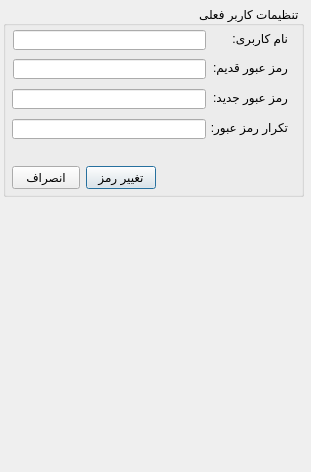
<?xml version="1.0" encoding="UTF-8"?>
<ui version="4.0">
 <class>usersWindow</class>
 <widget class="QMainWindow" name="usersWindow">
  <property name="windowModality">
   <enum>Qt::ApplicationModal</enum>
  </property>
  <property name="geometry">
   <rect>
    <x>0</x>
    <y>0</y>
    <width>311</width>
    <height>472</height>
   </rect>
  </property>
  <property name="minimumSize">
   <size>
    <width>311</width>
    <height>142</height>
   </size>
  </property>
  <property name="maximumSize">
   <size>
    <width>10000</width>
    <height>10000</height>
   </size>
  </property>
  <property name="windowTitle">
   <string>تنظیمات کاربران</string>
  </property>
  <property name="windowIcon">
   <iconset>
    <normaloff>../icons/login.png</normaloff>../icons/login.png</iconset>
  </property>
  <property name="toolTipDuration">
   <number>0</number>
  </property>
  <property name="layoutDirection">
   <enum>Qt::RightToLeft</enum>
  </property>
  <property name="documentMode">
   <bool>false</bool>
  </property>
  <widget class="QWidget" name="centralwidget">
   <widget class="QGroupBox" name="mainGroupBox">
    <property name="geometry">
     <rect>
      <x>3</x>
      <y>6</y>
      <width>301</width>
      <height>191</height>
     </rect>
    </property>
    <property name="title">
     <string>تنظیمات کاربر فعلی</string>
    </property>
    <widget class="QPushButton" name="cancelPushButton">
     <property name="geometry">
      <rect>
       <x>9</x>
       <y>160</y>
       <width>68</width>
       <height>23</height>
      </rect>
     </property>
     <property name="text">
      <string>انصراف</string>
     </property>
    </widget>
    <widget class="QPushButton" name="savePushButton">
     <property name="geometry">
      <rect>
       <x>83</x>
       <y>160</y>
       <width>70</width>
       <height>23</height>
      </rect>
     </property>
     <property name="focusPolicy">
      <enum>Qt::StrongFocus</enum>
     </property>
     <property name="text">
      <string>تغییر رمز</string>
     </property>
     <property name="autoDefault">
      <bool>false</bool>
     </property>
     <property name="default">
      <bool>true</bool>
     </property>
    </widget>
    <widget class="QLabel" name="userLabel">
     <property name="geometry">
      <rect>
       <x>184</x>
       <y>22</y>
       <width>101</width>
       <height>20</height>
      </rect>
     </property>
     <property name="text">
      <string>نام کاربری:</string>
     </property>
    </widget>
    <widget class="QLabel" name="passLabel">
     <property name="geometry">
      <rect>
       <x>203</x>
       <y>51</y>
       <width>82</width>
       <height>20</height>
      </rect>
     </property>
     <property name="text">
      <string>رمز عبور قدیم:</string>
     </property>
    </widget>
    <widget class="QLineEdit" name="userLineEdit">
     <property name="geometry">
      <rect>
       <x>10</x>
       <y>24</y>
       <width>193</width>
       <height>20</height>
      </rect>
     </property>
     <property name="text">
      <string/>
     </property>
     <property name="readOnly">
      <bool>true</bool>
     </property>
    </widget>
    <widget class="QLineEdit" name="oldPassLineEdit">
     <property name="geometry">
      <rect>
       <x>10</x>
       <y>53</y>
       <width>193</width>
       <height>20</height>
      </rect>
     </property>
     <property name="inputMask">
      <string/>
     </property>
     <property name="echoMode">
      <enum>QLineEdit::Password</enum>
     </property>
    </widget>
    <widget class="QLabel" name="messageLabel">
     <property name="geometry">
      <rect>
       <x>12</x>
       <y>140</y>
       <width>207</width>
       <height>16</height>
      </rect>
     </property>
     <property name="palette">
      <palette>
       <active>
        <colorrole role="WindowText">
         <brush brushstyle="SolidPattern">
          <color alpha="255">
           <red>255</red>
           <green>0</green>
           <blue>0</blue>
          </color>
         </brush>
        </colorrole>
        <colorrole role="Text">
         <brush brushstyle="SolidPattern">
          <color alpha="255">
           <red>0</red>
           <green>0</green>
           <blue>0</blue>
          </color>
         </brush>
        </colorrole>
        <colorrole role="ButtonText">
         <brush brushstyle="SolidPattern">
          <color alpha="255">
           <red>0</red>
           <green>0</green>
           <blue>0</blue>
          </color>
         </brush>
        </colorrole>
        <colorrole role="PlaceholderText">
         <brush brushstyle="SolidPattern">
          <color alpha="128">
           <red>255</red>
           <green>0</green>
           <blue>0</blue>
          </color>
         </brush>
        </colorrole>
       </active>
       <inactive>
        <colorrole role="WindowText">
         <brush brushstyle="SolidPattern">
          <color alpha="255">
           <red>255</red>
           <green>0</green>
           <blue>0</blue>
          </color>
         </brush>
        </colorrole>
        <colorrole role="Text">
         <brush brushstyle="SolidPattern">
          <color alpha="255">
           <red>0</red>
           <green>0</green>
           <blue>0</blue>
          </color>
         </brush>
        </colorrole>
        <colorrole role="ButtonText">
         <brush brushstyle="SolidPattern">
          <color alpha="255">
           <red>0</red>
           <green>0</green>
           <blue>0</blue>
          </color>
         </brush>
        </colorrole>
        <colorrole role="PlaceholderText">
         <brush brushstyle="SolidPattern">
          <color alpha="128">
           <red>255</red>
           <green>0</green>
           <blue>0</blue>
          </color>
         </brush>
        </colorrole>
       </inactive>
       <disabled>
        <colorrole role="WindowText">
         <brush brushstyle="SolidPattern">
          <color alpha="255">
           <red>120</red>
           <green>120</green>
           <blue>120</blue>
          </color>
         </brush>
        </colorrole>
        <colorrole role="Text">
         <brush brushstyle="SolidPattern">
          <color alpha="255">
           <red>120</red>
           <green>120</green>
           <blue>120</blue>
          </color>
         </brush>
        </colorrole>
        <colorrole role="ButtonText">
         <brush brushstyle="SolidPattern">
          <color alpha="255">
           <red>120</red>
           <green>120</green>
           <blue>120</blue>
          </color>
         </brush>
        </colorrole>
        <colorrole role="PlaceholderText">
         <brush brushstyle="SolidPattern">
          <color alpha="128">
           <red>0</red>
           <green>0</green>
           <blue>0</blue>
          </color>
         </brush>
        </colorrole>
       </disabled>
      </palette>
     </property>
     <property name="text">
      <string/>
     </property>
    </widget>
    <widget class="QLineEdit" name="newPassLineEdit">
     <property name="geometry">
      <rect>
       <x>9</x>
       <y>83</y>
       <width>194</width>
       <height>20</height>
      </rect>
     </property>
     <property name="inputMask">
      <string/>
     </property>
     <property name="echoMode">
      <enum>QLineEdit::Password</enum>
     </property>
    </widget>
    <widget class="QLabel" name="passLabel_2">
     <property name="geometry">
      <rect>
       <x>202</x>
       <y>81</y>
       <width>83</width>
       <height>20</height>
      </rect>
     </property>
     <property name="text">
      <string>رمز عبور جدید:</string>
     </property>
    </widget>
    <widget class="QLabel" name="passLabel_3">
     <property name="geometry">
      <rect>
       <x>202</x>
       <y>111</y>
       <width>83</width>
       <height>20</height>
      </rect>
     </property>
     <property name="text">
      <string>تکرار رمز عبور:</string>
     </property>
    </widget>
    <widget class="QLineEdit" name="newPassRepLineEdit">
     <property name="geometry">
      <rect>
       <x>9</x>
       <y>113</y>
       <width>194</width>
       <height>20</height>
      </rect>
     </property>
     <property name="inputMask">
      <string/>
     </property>
     <property name="echoMode">
      <enum>QLineEdit::Password</enum>
     </property>
    </widget>
   </widget>
  </widget>
 </widget>
 <tabstops>
  <tabstop>userLineEdit</tabstop>
  <tabstop>oldPassLineEdit</tabstop>
  <tabstop>newPassLineEdit</tabstop>
  <tabstop>newPassRepLineEdit</tabstop>
  <tabstop>savePushButton</tabstop>
  <tabstop>cancelPushButton</tabstop>
 </tabstops>
 <resources/>
 <connections>
  <connection>
   <sender>userLineEdit</sender>
   <signal>returnPressed()</signal>
   <receiver>savePushButton</receiver>
   <slot>click()</slot>
   <hints>
    <hint type="sourcelabel">
     <x>134</x>
     <y>37</y>
    </hint>
    <hint type="destinationlabel">
     <x>131</x>
     <y>174</y>
    </hint>
   </hints>
  </connection>
  <connection>
   <sender>oldPassLineEdit</sender>
   <signal>returnPressed()</signal>
   <receiver>savePushButton</receiver>
   <slot>click()</slot>
   <hints>
    <hint type="sourcelabel">
     <x>104</x>
     <y>63</y>
    </hint>
    <hint type="destinationlabel">
     <x>114</x>
     <y>180</y>
    </hint>
   </hints>
  </connection>
  <connection>
   <sender>newPassLineEdit</sender>
   <signal>returnPressed()</signal>
   <receiver>savePushButton</receiver>
   <slot>click()</slot>
   <hints>
    <hint type="sourcelabel">
     <x>98</x>
     <y>103</y>
    </hint>
    <hint type="destinationlabel">
     <x>106</x>
     <y>186</y>
    </hint>
   </hints>
  </connection>
  <connection>
   <sender>newPassRepLineEdit</sender>
   <signal>returnPressed()</signal>
   <receiver>savePushButton</receiver>
   <slot>click()</slot>
   <hints>
    <hint type="sourcelabel">
     <x>95</x>
     <y>130</y>
    </hint>
    <hint type="destinationlabel">
     <x>102</x>
     <y>177</y>
    </hint>
   </hints>
  </connection>
 </connections>
</ui>
